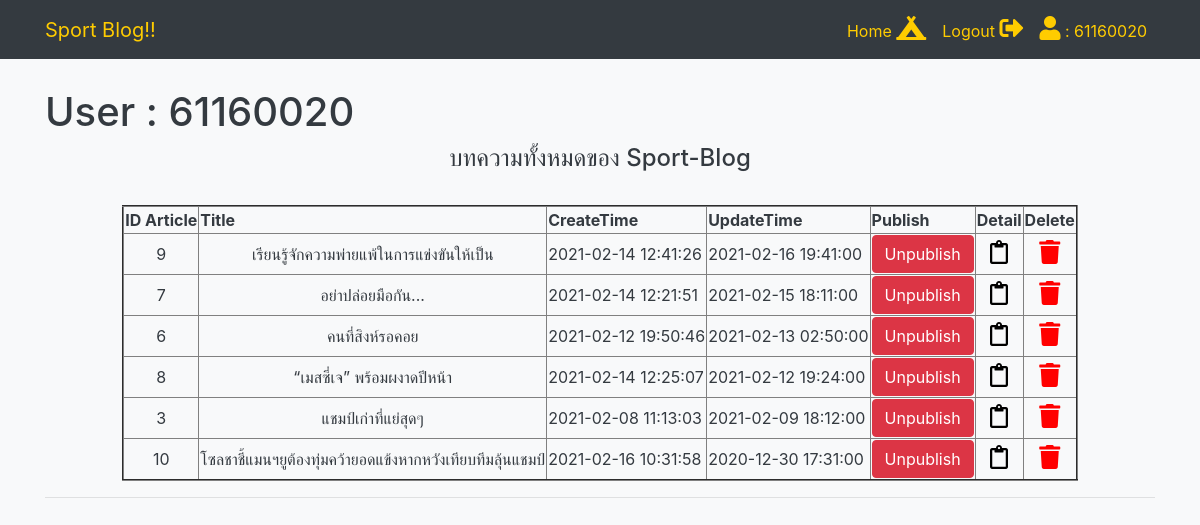
/sportblog/index-Admin.php (signed in), run on the app's committed database.
### tables this page shows
CREATE TABLE `articles` (
  `id` int(11) NOT NULL COMMENT 'id บทความ',
  `title` varchar(255) NOT NULL COMMENT 'ชื่อบทความ',
  `body` text DEFAULT NULL COMMENT 'เนื้อหาบทความ',
  `create_ts` timestamp NOT NULL DEFAULT current_timestamp() COMMENT 'วันที่เวลาที่สร้างบทความ (auto เมื่อ insert บทความใหม่)',
  `authors_id` int(11) NOT NULL COMMENT 'รหัสผู้แต่ง',
  `updatetime` datetime DEFAULT NULL COMMENT 'วันที่ เวลา ที่ปรับปรุงบทความล่าสุด\nphp function -- date(''YYYY-mm-dd H:i:s'')',
  `publish_sts` char(1) NOT NULL DEFAULT 'N' COMMENT 'N = draft\nY = publish'
);

### sportblog/index-Admin.php (the view, shortened to what this page needs)
<!DOCTYPE html>
<html lang="en">
<head>
  <link rel="stylesheet" href="https://maxcdn.bootstrapcdn.com/bootstrap/4.4.1/css/bootstrap.min.css">
  <link href="vendor/fontawesome-free/css/all.min.css" rel="stylesheet" type="text/css">
  <link href="vendor/magnific-popup/magnific-popup.css" rel="stylesheet">
  <link href="css/creative.min.css" rel="stylesheet">
</head>
<body class="p-3 mb-2 bg-light text-dark">
<nav class="navbar navbar-expand-lg navbar-dark bg-dark fixed-top">
  <div class="container">
    <a class="navbar-brand"><font color="#FFCC00">Sport Blog!!</font></a>
    <div class="collapse navbar-collapse" id="navbarResponsive">
      <ul class="navbar-nav ml-auto">
      <li class="nav-item active">
          <a class="nav-link" href="index1-Admin.php"><font color="#FFCC00">Home <i class='fas fa-campground' style='font-size:24px'></font></i>
              </a>
        </li>
        <li class="nav-item">
          <a class="nav-link" href="logout.php"><font color="#FFCC00">Logout <i class='fas fa-sign-out-alt' style='font-size:24px'></font></i></a>
        </li>
        <li class="nav-item">
          <a class="nav-link" href="#"><font color="#FFCC00"><i class='fas fa-user' style='font-size:24px'></i> : <?php echo $_SESSION["username"]; ?></font></i></a>
        </li>
      </ul>
    </div>
  </div>
</nav>
    <div class="container">
    <br><br><br>
    <h1>User : <?php echo $_SESSION['username'];?> </h1>
    <h4 align='center'>บทความทั้งหมดของ Sport-Blog</h4>
    <br>
      <?php
    require_once('connection.php');
    $mysqli = new mysqli($db_host, $db_user, $db_password, $db_name);
    $mysqli->set_charset("utf8");
    $sql = "SELECT *
    FROM articles
    ORDER BY updatetime DESC";
    $result = $mysqli->query($sql);
    if (!$result) {
            echo ("Error: ". $mysqli->error);
    } else {
    ?>
<center>
<table border='2'>
<tr>
<th>ID Article</th>
<th>Title</th>
<th>CreateTime</th>
<th>UpdateTime</th>
<th>Publish</th>
<th>Detail</th>
<th>Delete</th>
</tr>
<?php
    while($row = $result->fetch_object()){ ?>
    <tr>
        <td>
            <center><?php echo $row->id ?></center>
        </td>
        <td>
            <center><?php echo $row->title ?></center>
        </td>
        <td>
            <?php echo $row->create_ts ?>
        </td>
        <td>
            <?php echo $row->updatetime ?>
        </td>
        <td>
           <center> <?php
                    if ($row->publish_sts == 'Y'){
                    echo "<a href='publish-Admin.php?idY=$row->id'><button type='button' class='btn btn-danger'>Unpublish</button></a>";
                    }elseif($row->publish_sts == 'N') {
                    echo "<a href='publish-Admin.php?idN=$row->id'><button type='button' class='btn btn-success'>Publish</button></a>";
                    }; ?> </center>
        </td>
        <td>
            <div>
            <center><a href="detail-Admin.php?id=<?php echo $row->id?>"><i class="far fa-clipboard" style="font-size:24px;color:black"></i></a></center>
            </div>
        </td>
        <td>
            <div>
            <center><a href="deletearticle-Admin.php?id=<?php echo $row->id?>"><i class="fa fa-trash" style="font-size:24px;color:red"></i></a></center>
            </div>
        </td>
    </tr>
  <?php
          }
  ?>
  <?php
          }
  ?>
</table>
<hr />
</div>
</body>
</html>

### data on the page
articles: id "9", title "เรียนรู้จักความพ่ายแพ้ในการแข่งขันให้เป็น", create_ts "2021-02-14 12:41:26", updatetime "2021-02-16 19:41:00"
articles: id "7", title "อย่าปล่อยมือกัน...", create_ts "2021-02-14 12:21:51", updatetime "2021-02-15 18:11:00"
articles: id "6", title "คนที่สิงห์รอคอย", create_ts "2021-02-12 19:50:46", updatetime "2021-02-13 02:50:00"
articles: id "8", title "“เมสซี่เจ” พร้อมผงาดปีหน้า", create_ts "2021-02-14 12:25:07", updatetime "2021-02-12 19:24:00"
articles: id "3", title "แชมป์เก่าที่แย่สุดๆ", create_ts "2021-02-08 11:13:03", updatetime "2021-02-09 18:12:00"
articles: id "10", title "โซลชาชี้แมนฯยูต้องทุ่มคว้ายอดแข้งหากหวังเทียบทีมลุ้นแชมป์", create_ts "2021-02-16 10:31:58", updatetime "2020-12-30 17:31:00"

### other printed values
$_SESSION["username"] "61160020"
$_SESSION['username'] "61160020"
